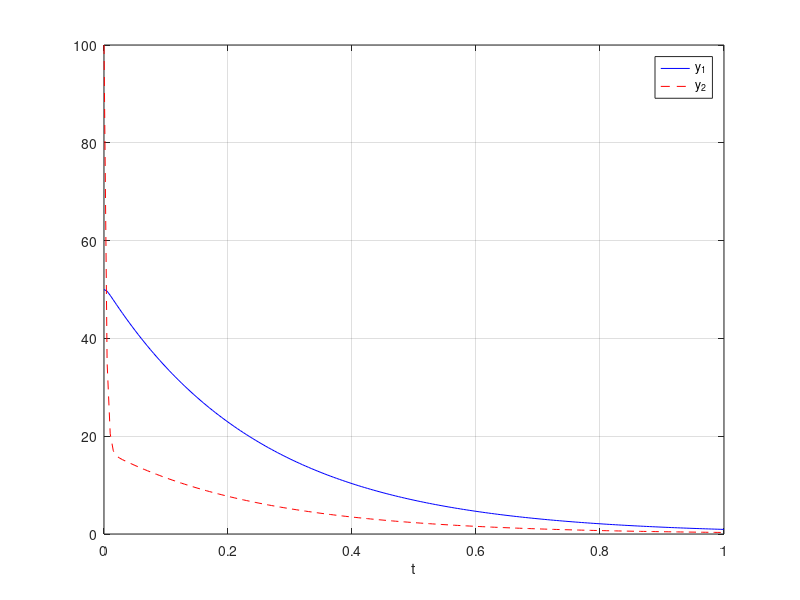

Source code (MATLAB):
% TOPIC: eigen
% TITLE: Solving a linear ODE system with eigenvalues and eigenvectors (general solution from initial conditions)
% SOURCE: Chapra Prob. 13.11
% KEYWORDS: system of odes, eigenvalue problem, eigenvectors, general solution, initial conditions, c1 c2, exponential, stiff
% PROBLEM:
% dy1/dt = -5y1 + 3y2, y1(0) = 50; dy2/dt = 100y1 - 301y2, y2(0) = 100. Solutions have the form
% y = c1 v1 e^(lambda1 t) + c2 v2 e^(lambda2 t). (a) Convert the system into an eigenvalue problem,
% (b) use MATLAB to solve for the eigenvalues and eigenvectors, (c) use the initial conditions to find
% the general solution, and (d) plot the solution for t = 0 to 1.
% CHECK: norm(yend' - [0.94053611 0.31666809]) < 1e-6
% CODE:
A = [-5 3; 100 -301];
y0 = [50; 100];
[V, D] = eig(A);
lam = diag(D);
c = V\y0;                                  % y(0) = V*c
fprintf('Eigenvalues: %s\n', mat2str(lam', 8));
fprintf('Eigenvectors (columns):\n'); disp(V);
fprintf('Coefficients c = %s\n', mat2str(c', 6));
y = @(t) V*(c.*exp(lam*t));               % general solution
t = linspace(0, 1, 201);
Y = zeros(2, numel(t));
for i = 1:numel(t)
    Y(:,i) = y(t(i));
end
yend = y(1);
fprintf('y(1) = [%.6f, %.6f]; check with expm: %s\n', yend, mat2str((expm(A*1)*y0)', 8));
figure; plot(t, Y(1,:), 'b-', t, Y(2,:), 'r--'); grid on; xlabel('t'); legend('y_1', 'y_2');
